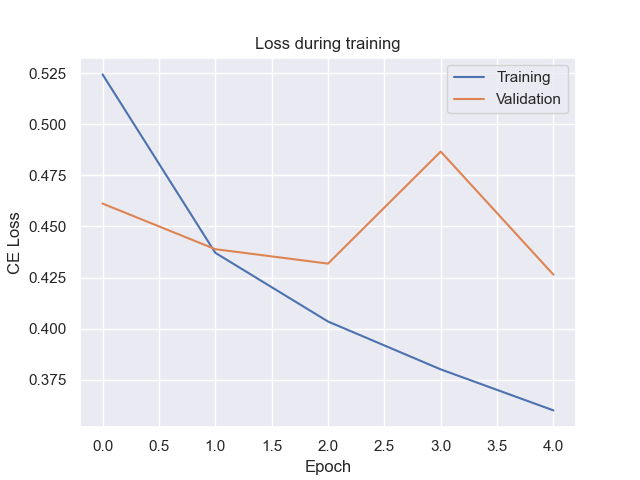

Write Python code to recreate this figure.
import argparse
import json
from datetime import datetime

import matplotlib.pyplot as plt
import seaborn as sns
import torch
from rnn_data import load_imdb
from torch import nn
from torch.utils.data import DataLoader
from torch.utils.tensorboard.writer import SummaryWriter
from utils import DEVICE, GlobalMaxPool, IMDBDataset, collate_fn_padding


class Elman(nn.Module):
    def __init__(
        self,
        num_embeddings: int,
        embedding_size: int,
        hidden: int,
        rnn_layers,
        num_classes: int,
    ):
        super().__init__()
        self.embedding = nn.Embedding(
            num_embeddings=num_embeddings, embedding_dim=embedding_size
        )
        self.rnn = nn.RNN(
            input_size=embedding_size,
            hidden_size=hidden,
            num_layers=rnn_layers,
            nonlinearity="relu",
            batch_first=True,
        )
        self.globalmaxpool = GlobalMaxPool(1)
        self.fc = nn.Linear(hidden, num_classes)
        self.softmax = nn.Softmax(1)

    def forward(self, x):
        x = self.embedding(x)
        x, _ = self.rnn(x)
        x = self.globalmaxpool(x)
        x = self.fc(x)
        x = self.softmax(x)
        return x


def main():
    # argument parser
    argparser = argparse.ArgumentParser()
    argparser.add_argument("--embedding_size", default=300)
    argparser.add_argument("--hidden_size", default=300)
    argparser.add_argument("--layers", default=2)
    argparser.add_argument("--lr", default=0.001)
    argparser.add_argument("--epochs", default=5)
    args = argparser.parse_args()

    # Load Data
    (x_train, y_train), (x_val, y_val), (i2w, w2i), numcls = load_imdb(final=False)
    train_data = IMDBDataset(x_train, y_train)
    val_data = IMDBDataset(x_val, y_val)
    train_loader = DataLoader(
        train_data, batch_size=64, shuffle=True, collate_fn=collate_fn_padding
    )
    val_loader = DataLoader(
        val_data, batch_size=64, shuffle=False, collate_fn=collate_fn_padding
    )

    model = Elman(
        num_embeddings=len(i2w),
        embedding_size=args.embedding_size,
        hidden=args.hidden_size,
        rnn_layers=args.layers,
        num_classes=numcls,
    )
    model.to(DEVICE)
    loss_func = nn.CrossEntropyLoss()
    optimizer = torch.optim.Adam(model.parameters(), lr=args.lr)

    # to log losses
    train_loss = []
    val_loss = []
    val_accuracy = []

    # tensorboard
    timestamp = datetime.now().strftime("%Y%m%d_%H%M%S")
    tb_writer = SummaryWriter(f"runs/imbb_Elman_{timestamp}")

    # training
    for epoch in range(args.epochs):
        model.train(True)
        t_loss = []
        # train model
        for x, y in train_loader:
            x = x.to(DEVICE)
            y = y.to(DEVICE)

            optimizer.zero_grad()
            y_pred = model(x)
            loss = loss_func(y_pred, y)
            loss.backward()
            optimizer.step()
            t_loss.append(loss.item())

        epoch_train_loss = sum(t_loss) / len(t_loss)
        train_loss.append(epoch_train_loss)

        # validation
        model.train(False)
        v_loss = []
        correct = []

        for x, y in val_loader:
            x = x.to(DEVICE)
            y = y.to(DEVICE)

            y_pred = model(x)
            v_loss.append(loss_func(y_pred, y).item())
            correct += (y_pred.argmax(dim=1) == y).tolist()

        epoch_validation_loss = sum(v_loss) / len(v_loss)
        val_loss.append(epoch_validation_loss)
        epoch_validation_accuracy = sum(correct) / len(correct)
        val_accuracy.append(epoch_validation_accuracy)

        print(
            f"\nEpoch {epoch + 1}/{args.epochs}, Train loss: {epoch_train_loss}, Validation loss: {epoch_validation_loss}, Validation accuracy: {epoch_validation_accuracy}"
        )

        tb_writer.add_scalar("train:loss", epoch_train_loss, epoch)
        tb_writer.add_scalar("validation:loss", epoch_validation_loss, epoch)
        tb_writer.add_scalar("validation:accuracy", epoch_validation_accuracy, epoch)
        tb_writer.flush()

    sns.set()
    plt.plot(train_loss, label="Training")
    plt.plot(val_loss, label="Validation")
    plt.legend()
    plt.ylabel("CE Loss")
    plt.xlabel("Epoch")
    plt.title(f"Loss during training")
    plt.savefig(f"runs/imbb_Elman_{timestamp}.png")

    with open(f"runs/imdb_Elman_{timestamp}.txt", "w") as f:
        f.write(f"Final Accuracy: {val_accuracy[-1]*100:.2f}")

    with open(f"runs/imdb_Elman_{timestamp}.json", "w") as f:
        f.write(json.dumps(args))


if __name__ == "__main__":
    main()

# Epoch 1/5, Train loss: 0.5244621086996585, Validation loss: 0.46121981098682063, Validation accuracy: 0.847
# Epoch 2/5, Train loss: 0.43711112987119166, Validation loss: 0.4388834758649898, Validation accuracy: 0.8662
# Epoch 3/5, Train loss: 0.40346398835365005, Validation loss: 0.43181701098816305, Validation accuracy: 0.8754
# Epoch 4/5, Train loss: 0.38002006657207354, Validation loss: 0.48667472412314594, Validation accuracy: 0.819
# Epoch 5/5, Train loss: 0.3599388538458096, Validation loss: 0.4263809296903731, Validation accuracy: 0.8798
